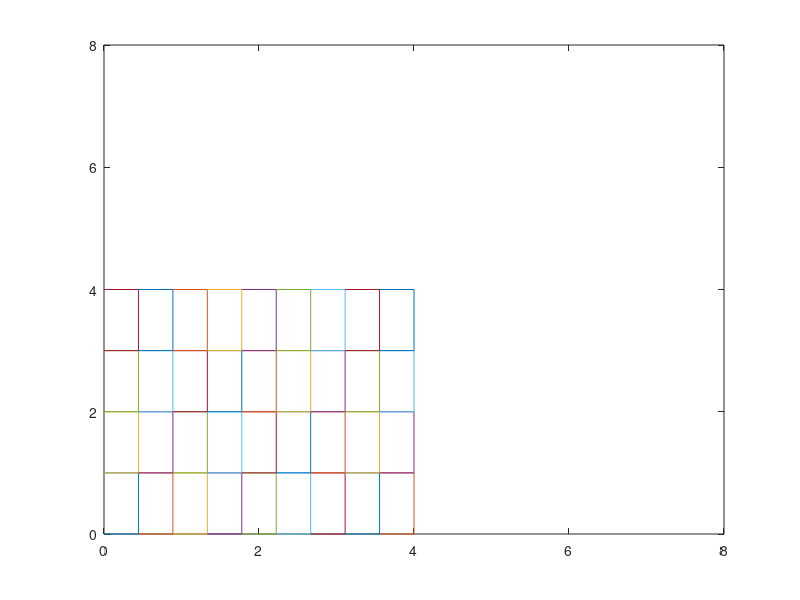

Reproduce this figure in MATLAB.
clc
clear all
 
%% Data
E=200e9;            %Youngs Modulus
mew=0.3;            %Poisson Ratio
h=.02;              %thickness
ndof=2;             %degree of freedom per node
endcoo=[0 0;4 0;4 4;0 4 ]; %End coordinates of each node
nnx=10; % No of nodes in X direction
nny=5; % No of nodes in Y direction




%% Initialization
nnpe=4; %no of nodes per element
lx=endcoo(3,1)-endcoo(1,1);
ly=endcoo(3,2)-endcoo(1,2);
lex=lx/(nnx-1);         %Length of element in x dir
ley=ly/(nny-1);         %Length of element in x dir
tnn=nnx*nny;            %total no of nodes    
nex=nnx-1;              %No of elements in X direction
ney=nny-1;              %No of elements in y direction
tdof=tnn*ndof;          %total degree of freedom = number of nodes*dof per node
ne=2*2*(nex+ney);       % Total No of elements
fg=zeros(1,tdof);       %force matrix initialization
kg=zeros(tdof,tdof);    %Global Elemental stiffness matrix generation

D=(E/(1-mew^2))*[1 mew 0;mew 1 0; 0 0 (1-mew)/2];

%% Force Input and Boundary Conditions
%Force inout
fg(49)=10000;fg(39)=20000;fg(29)=20000;fg(19)=20000;fg(9)=10000; %Force input in nodes
%Input force corresponding to coordinate system. 
%eg., Downward force is taken negative
%bodyforce=[100;200]; %bodyforce [bx;by];

%Boundary Condition
%bc(1)=;... % Manual data input
bc1=1:(nnx):tnn;%Boundary Conditions fixed nodes
for i=1:nny*size(bc1)
    bc(2*i-1)=2*bc1(i)-1;
    bc(2*i)=2*bc1(i);
end

%% Nodal Positioning
Q = 1:tnn;                      %Numbering elements
Q=reshape( Q,[ nnx nny]);       %Sorting element numbers 
Q=flip(Q');
Qx1=endcoo(1,1):lex:endcoo(2,1); 
Qy1=endcoo(1,2):ley:endcoo(3,2);
Qx=repmat(Qx1,[1, nny]);        %Qx- X position of nodes     
Qy=[];                          %Qy- Y position of nodes
for i=1:nny
a=repmat(Qy1(i) , [1,nnx]);
Qy=[Qy , a];
end
%  Qx=[40 50 60 40 50 60 40 50 60]; %X Coordinates of nodes 
%  Qy=[0 0 0 5 5 5 10 10 10]; %Y Coordinates of nodes 

%%  Quadrilateral Mesh generation
%Creating Quadrilateral connectivity
nnx1=nnx;
if nny>nnx
    nnx1=nny;
end
k=nnx:nnx:(nny*(nnx1-2));
quads=zeros(ne,nnpe);
for i=1:(tnn-(nnx+1))
    for j=1
        if(i~=k)
        quads(i,j)=i;
        quads(i,j+1)=i+1;
        quads(i,j+2)=i+nnx+1;
        quads(i,j+3)=i+nnx;
        end
    end
end
quads( all(~quads,2), : ) = [];

 %% Connection Matrix Generation
 for i=1:size(quads) 
       for j=1:nnpe %No of nodes per element
        n=quads(i,j);
        m=n*2-1;
        conn(i,2*j-1)=m;
        conn(i,2*j)=m+1; 
       end
 end
 
%% Computation
 for i=1:size(quads);
     for j=1:nnpe
         X(j)=Qx(quads(i,j));
         Y(j)=Qy(quads(i,j));
     end
     x1=X(1);x2=X(2);x3=X(3);x4=X(4);y1=Y(1);y2=Y(2);y3=Y(3);y4=Y(4);
    xlim([0 2*lx])
    ylim([0 2*ly])
    plot(X,Y)
    hold on
     %Ae=polyarea(X,Y)
    A=[1 x1 y1;1 x2 y2;1 x3 y3];
    Ae=.5*det(A);
    x12=x1-x2;x23=x2-x3;x13=x1-x3;x31=-x13;x32=-x23;x21=-x12;
    y12=y1-y2;y23=y2-y3;y13=y1-y3;y31=-y13;y32=-y23;y21=-y12;
    B(i).element=(1/(2*Ae))*[y23 0 y31 0 y12 0;0 x32 0 x13 0 x21;x32 y23 x13 y31 x21 y12];
    ke(i).element=B(i).element'*D*B(i).element*Ae*h;%Elemental Stiffness Matrix
       %fb1=N'*det(J)*weights(j)*weights(k)*bodyforce; %Body Force
    %fb(i).element=fb(i).element+fb1;
   
  
        
  %fprintf('The element stiffness matrix for element %d is: \n',i);disp(ke(i).element)
  for j=1:max(size(D))*ndof %8 since node per element is 4 and each node has 2 dof
    for k=1:(size(D))*ndof
       kg(conn(i,j),conn(i,k))=kg(conn(i,j),conn(i,k))+ke(i).element(j,k);
        
    end
       %fg(conn(i,j),1)=fg(conn(i,j),1)+fb(i).element(j,1); %Body Force
  end
end
hold off

    

%% Applying Boundary Conditions and Solving
z=kg;
v=fg;
%Boundary Condition automatic
for i=1:max(size(bc))
z(bc(i),:)=0;z(:,bc(i))=0;z(bc(i),bc(i))=1;
end
u=linsolve(z,v'); %displacement
r=kg*u-fg';       %reaction force  


%% Display
%fprintf('The element stiffness matrix for element %d is: \n',i);disp(ke((X)).element) %X - Element Number
%fprintf('The Global Stiffness matrix is: \n');disp(kg)  ;              %Global Stiffness Matrix
fprintf('The Displacement at point P is:\n');disp(u(9));disp(u(10));    %Dispacement at node
fprintf('The Reaction at point S is:\n');disp(r(1));disp(r(2));         %Reaction at node






